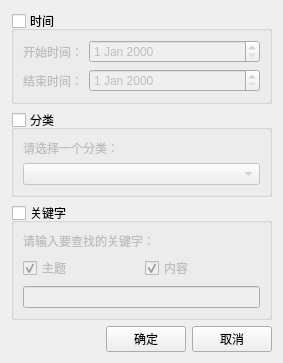
<?xml version="1.0" encoding="UTF-8"?>
<ui version="4.0">
 <class>CDlgSearch</class>
 <widget class="QWidget" name="CDlgSearch">
  <property name="geometry">
   <rect>
    <x>0</x>
    <y>0</y>
    <width>283</width>
    <height>303</height>
   </rect>
  </property>
  <property name="windowTitle">
   <string>筛选</string>
  </property>
  <layout class="QGridLayout" name="gridLayout">
   <item row="2" column="0">
    <widget class="QGroupBox" name="groupBoxTime">
     <property name="title">
      <string>时间</string>
     </property>
     <property name="checkable">
      <bool>true</bool>
     </property>
     <property name="checked">
      <bool>false</bool>
     </property>
     <layout class="QGridLayout" name="gridLayout_2" rowstretch="0,0,0" columnstretch="0,1">
      <item row="2" column="0">
       <widget class="QLabel" name="label_2">
        <property name="text">
         <string>结束时间：</string>
        </property>
       </widget>
      </item>
      <item row="0" column="1">
       <widget class="QDateEdit" name="dtStart"/>
      </item>
      <item row="2" column="1">
       <widget class="QDateEdit" name="dtEnd"/>
      </item>
      <item row="0" column="0">
       <widget class="QLabel" name="label">
        <property name="text">
         <string>开始时间：</string>
        </property>
       </widget>
      </item>
     </layout>
    </widget>
   </item>
   <item row="4" column="0">
    <widget class="QGroupBox" name="groupBoxKeyword">
     <property name="title">
      <string>关键字</string>
     </property>
     <property name="checkable">
      <bool>true</bool>
     </property>
     <property name="checked">
      <bool>false</bool>
     </property>
     <layout class="QVBoxLayout" name="verticalLayout_2">
      <item>
       <widget class="QLabel" name="label_4">
        <property name="text">
         <string>请输入要查找的关键字：</string>
        </property>
       </widget>
      </item>
      <item>
       <layout class="QHBoxLayout" name="horizontalLayout">
        <item>
         <widget class="QCheckBox" name="checkBoxTopic">
          <property name="text">
           <string>主题</string>
          </property>
          <property name="checked">
           <bool>true</bool>
          </property>
         </widget>
        </item>
        <item>
         <widget class="QCheckBox" name="checkBoxContent">
          <property name="text">
           <string>内容</string>
          </property>
          <property name="checked">
           <bool>true</bool>
          </property>
         </widget>
        </item>
       </layout>
      </item>
      <item>
       <widget class="QLineEdit" name="lineEditKeyword"/>
      </item>
     </layout>
    </widget>
   </item>
   <item row="3" column="0">
    <widget class="QGroupBox" name="groupBoxClassfy">
     <property name="title">
      <string>分类</string>
     </property>
     <property name="checkable">
      <bool>true</bool>
     </property>
     <property name="checked">
      <bool>false</bool>
     </property>
     <layout class="QVBoxLayout" name="verticalLayout">
      <item>
       <widget class="QLabel" name="label_3">
        <property name="text">
         <string>请选择一个分类：</string>
        </property>
       </widget>
      </item>
      <item>
       <widget class="QComboBox" name="comboBoxType"/>
      </item>
     </layout>
    </widget>
   </item>
   <item row="5" column="0">
    <layout class="QHBoxLayout" name="horizontalLayout_3">
     <item>
      <spacer name="horizontalSpacer">
       <property name="orientation">
        <enum>Qt::Horizontal</enum>
       </property>
       <property name="sizeHint" stdset="0">
        <size>
         <width>40</width>
         <height>20</height>
        </size>
       </property>
      </spacer>
     </item>
     <item>
      <widget class="QPushButton" name="btOk">
       <property name="text">
        <string>确定</string>
       </property>
      </widget>
     </item>
     <item>
      <widget class="QPushButton" name="btCancel">
       <property name="text">
        <string>取消</string>
       </property>
      </widget>
     </item>
    </layout>
   </item>
  </layout>
 </widget>
 <resources/>
 <connections/>
</ui>
